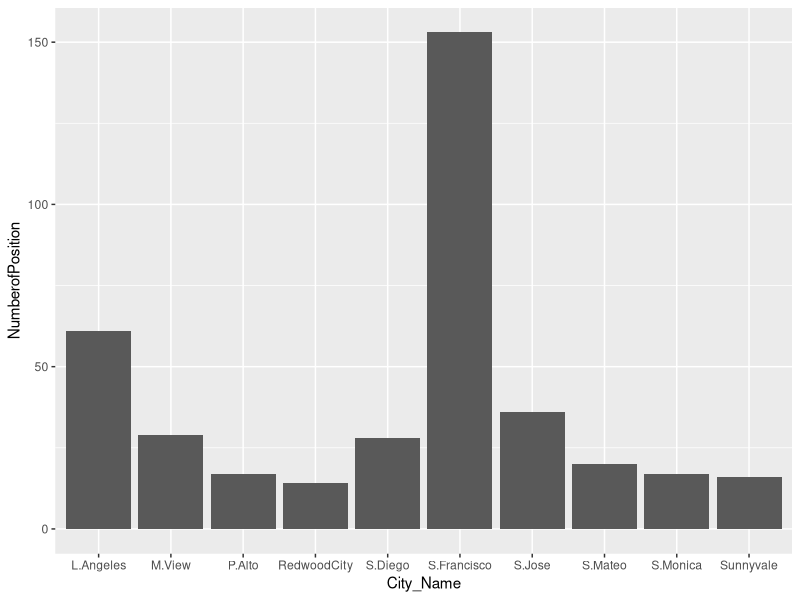
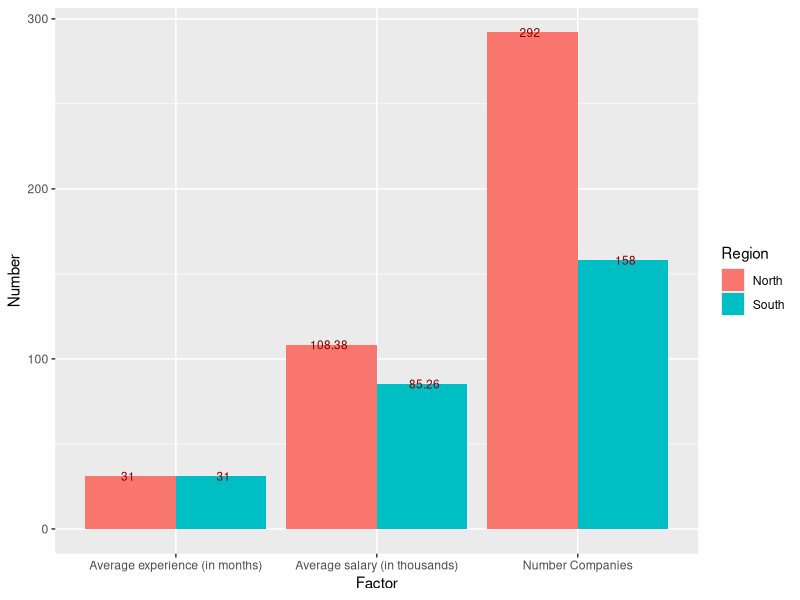
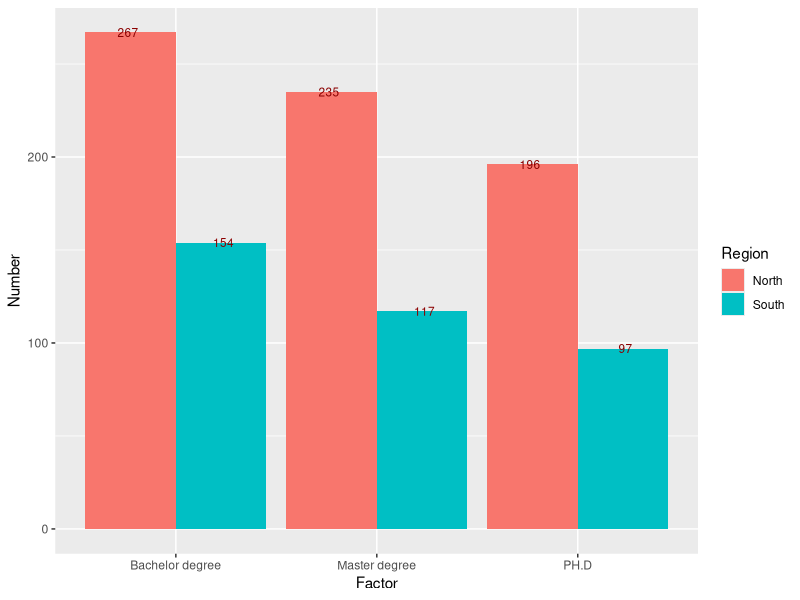
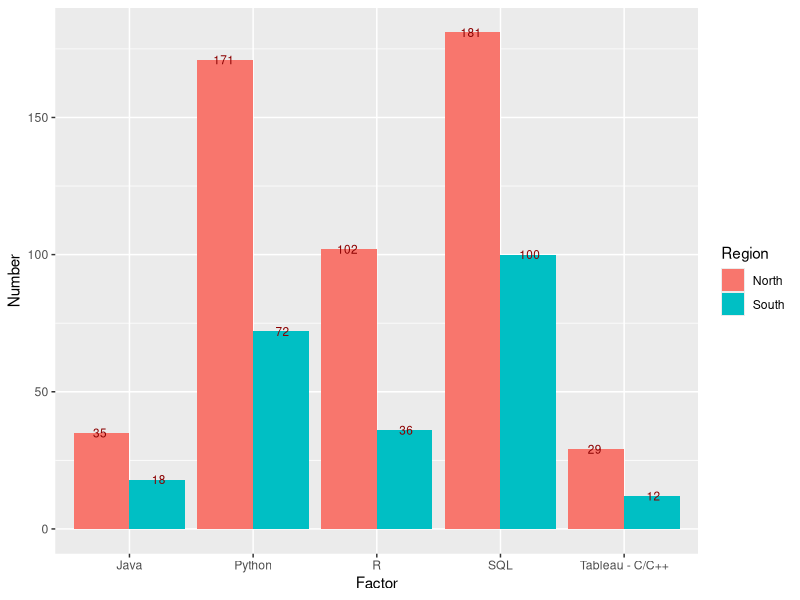
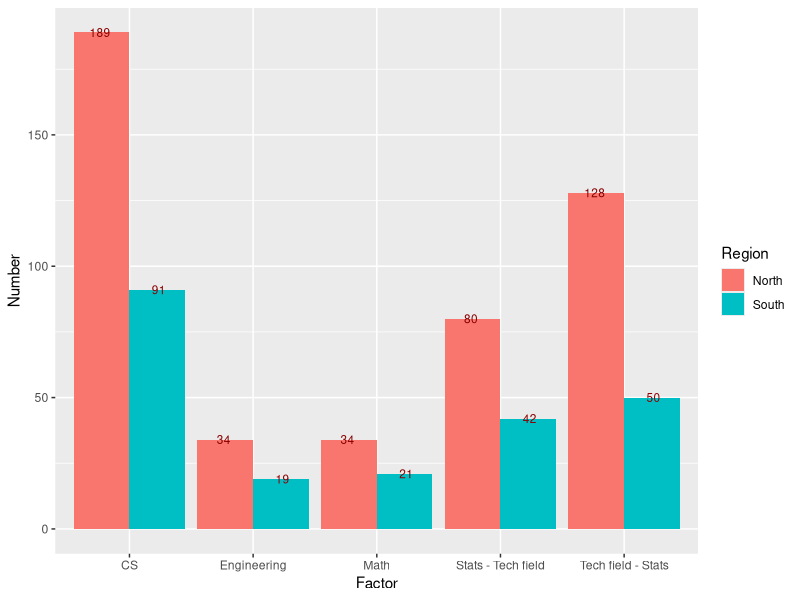
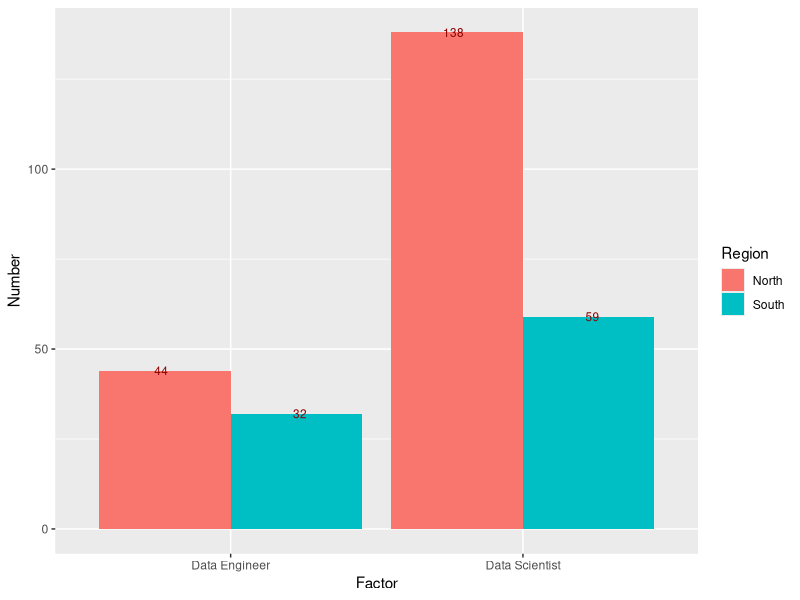
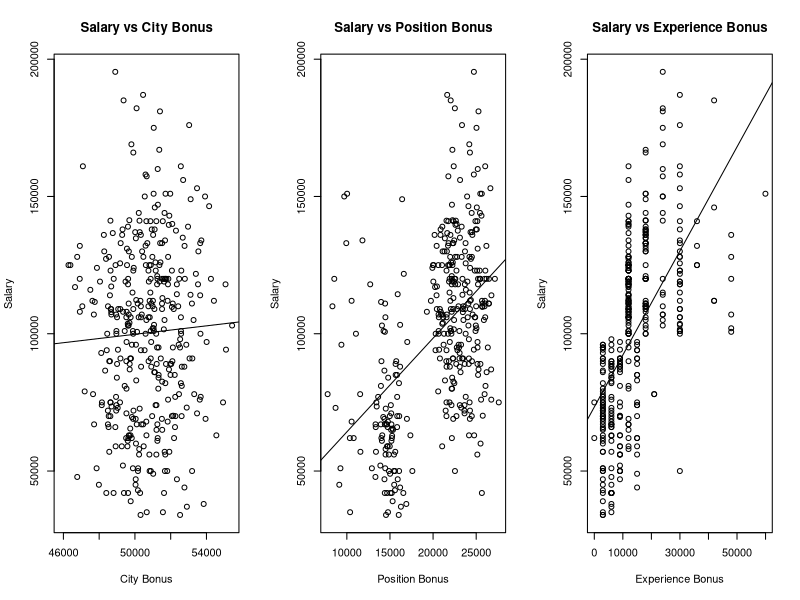
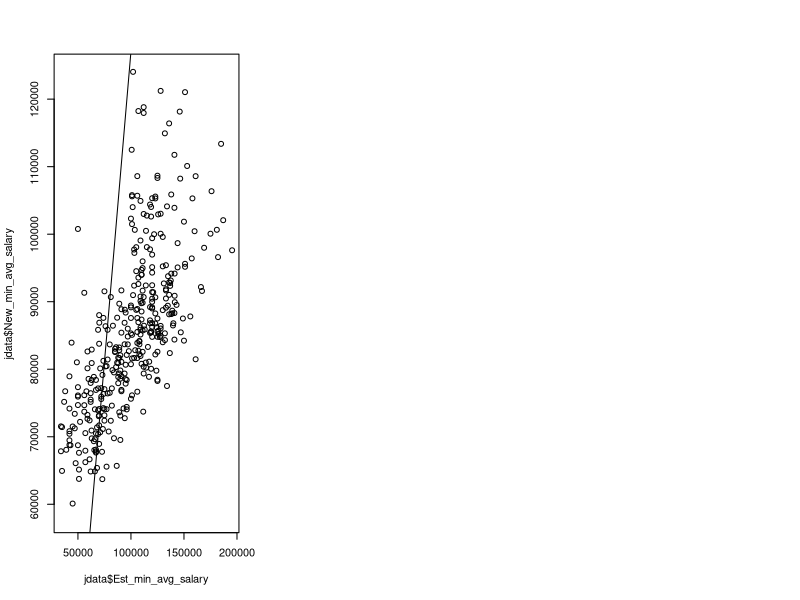

Reproduce these figures in R, in order.
## ---- chunk 1
pkg_list = c("ggplot2", "plyr", "stringr")
mia_pkgs = pkg_list[!(pkg_list %in% installed.packages()[,"Package"])]
if(length(mia_pkgs) > 0) install.packages(mia_pkgs)
loaded_pkgs = lapply(pkg_list, require, character.only=TRUE)
## ---- chunk 2
jdata = read.csv("datarelatedjobs.csv")
jdata$X = NULL
names(jdata)
summary(jdata)
str(jdata)
## ---- chunk 3
jdata$Preferred_mj1 = as.character(jdata$Preferred_mj1)
jdata$Preferred_mj2 = as.character(jdata$Preferred_mj2)

for(i in 1:length(jdata$Standing)){
  if(is.na(jdata$Standing[i])){
    jdata$Standing[i] = "All levels"
  }
} 
for(i in 1:length(jdata$Preferred_mj1)){
  if(is.na(jdata$Preferred_mj1[i])){
    jdata$Preferred_mj1[i] = "Data_related"
  }  
  if(is.na(jdata$Preferred_mj2[i])){
      jdata$Preferred_mj2[i] = "Data_related"
  }
} 
count(jdata$Preferred_mj2)[order(count(jdata$Preferred_mj2)$freq, decreasing = T),]
head(jdata,10)
## ---- chunk 4
ct_City = count(jdata$City)
topCity = ct_City[order(ct_City$freq, decreasing = T),]

tCitydf = data.frame(City_Name =  c("S.Francisco" , "L.Angeles" , "S.Jose" , "M.View" , "S.Diego", "S.Mateo" , "P.Alto", "S.Monica", "Sunnyvale" , "RedwoodCity"),
                     NumberofPosition = c(topCity$freq[1:10]))

city_plot = ggplot(data = tCitydf, aes(x = City_Name, y = NumberofPosition)) + 
    geom_bar(stat = "identity", position=position_dodge()) 
city_plot

## ---- chunk 5
North_sub = jdata[which(jdata$Region == "North CA"),]
head(North_sub,5)
South_sub = jdata[which(jdata$Region == "South CA"),]
head(South_sub,5)
## ---- chunk 6
n_companies_north = rep(0, length(count(North_sub$Company)$freq))
n_companies_south = rep(0, length(count(South_sub$Company)$freq))

for(i in 1:length(count(North_sub$Company)$freq)){
  if(count(North_sub$Company)$freq[i] == 1){
    n_companies_north[i] = count(North_sub$Company)$freq[i] 
  } else{
    n_companies_north[i] = 1
  }
}

for(i in 1:length(count(South_sub$Company)$freq)){
  if(count(South_sub$Company)$freq[i] == 1){
    n_companies_south[i] = count(South_sub$Company)$freq[i] 
  } else{
    n_companies_south[i] = 1
  }
}
sum(n_companies_north)
sum(n_companies_south)
## ---- chunk 7
avg_exp_N = round(mean(North_sub$Min_exp)*12,0)
avg_exp_S = round(mean(South_sub$Min_exp)*12,0)
avg_exp_N
avg_exp_S
## ---- chunk 8
#Use NA.omit to omit to take out NA values then use mean function to find average
Omit_yr_salary_N = na.omit(North_sub$Est_min_avg_salary)
Omit_yr_salary_S = na.omit(South_sub$Est_min_avg_salary)
North_Est_min_salary = round(mean(Omit_yr_salary_N)/1000,2)
South_Est_min_salary = round(mean(Omit_yr_salary_S)/1000,2)

North_Est_min_salary
South_Est_min_salary
## ---- chunk 9
firstdf = data.frame(
          Region = rep(c("North", "South"), each = 3),
          Factor = rep(c("Average experience (in months)", "Average salary (in thousands)","Number Companies")),
          Number = c(avg_exp_N, North_Est_min_salary, sum(n_companies_north),
                     avg_exp_S, South_Est_min_salary, sum(n_companies_south)))

plotfirst = ggplot(data = firstdf, aes(x = Factor, y = Number, fill = Region)) + 
    geom_bar(stat = "identity", position=position_dodge()) +  
    geom_text(aes(label = Number), position = position_dodge(0.95), vjust=0.5, color = "darkred", size = 3)

#jpeg('plotfirst.jpg')
#plot(plotfirst)
plotfirst

## ---- chunk 10
#Nearly same as counting number of companies:
#Create 3 vectors: n_bach, n_master, n_phd to store the values.
#For this one we need to use stringr.
#Ex: All levels -> n_bach = n_bach + 1, n_master = n_master + 1, n_phd = n_phd + 1
#BS/MS ->  n_bach = n_bach + 1, n_master = n_master + 1 (Use  stringr so that we can get only BS or only MS)
Standing_sub = jdata[which(jdata$Standing != "NA"),]
North_sub_st = Standing_sub[which(Standing_sub$Region == "North CA"),]
South_sub_st = Standing_sub[which(Standing_sub$Region == "South CA"),]
## ---- chunk 11
n_bach_S = length(str_subset(South_sub_st$Standing, pattern = "^B")) + count(South_sub_st$Standing)$freq[which(count(South_sub_st$Standing) == "All levels")]  
n_bach_S

n_master_S = length(str_subset(South_sub_st$Standing, pattern = "^MS")) + length(str_subset(South_sub_st$Standing, pattern = "MS$")) + count(South_sub_st$Standing)$freq[which(count(South_sub_st$Standing) == "All levels")] - length(str_subset(South_sub_st$Standing, pattern = "^MS$"))
n_master_S

n_PH.D_S = length(str_subset(South_sub_st$standing, pattern = "^PH.D")) + length(str_subset(South_sub_st$Standing, pattern = "PH.D$")) + count(South_sub_st$Standing)$freq[which(count(South_sub_st$Standing) == "All levels")]
n_PH.D_S
## ---- chunk 12
n_bach_N = length(str_subset(North_sub_st$Standing, pattern = "^B")) + count(North_sub_st$Standing)$freq[which(count(North_sub_st$Standing) == "All levels")]  
n_bach_N

n_master_N = length(str_subset(North_sub_st$Standing, pattern = "^MS")) + length(str_subset(North_sub_st$Standing, pattern = "MS$")) + count(North_sub_st$Standing)$freq[which(count(North_sub_st$Standing) == "All levels")] - length(str_subset(North_sub_st$Standing, pattern = "^MS$"))
n_master_N

n_PH.D_N = length(str_subset(North_sub_st$standing, pattern = "^PH.D")) + length(str_subset(North_sub_st$Standing, pattern = "PH.D$")) + count(North_sub_st$Standing)$freq[which(count(North_sub_st$Standing) == "All levels")]
n_PH.D_N
## ---- chunk 13
secondtdf = data.frame(
          Region = rep(c("North", "South"), each = 3),
          Factor = rep(c("Bachelor degree", "Master degree","PH.D")),
          Number = c(n_bach_N, n_master_N, n_PH.D_N,
                     n_bach_S, n_master_S, n_PH.D_S))

plotsecond = ggplot(data = secondtdf, aes(x = Factor, y = Number, fill = Region)) + 
    geom_bar(stat = "identity", position=position_dodge()) +  
    geom_text(aes(label = Number), position = position_dodge(0.95), vjust=0.5, color = "darkred", size = 3)

#jpeg('plotsecond.jpg')
#plot(plotsecond)
plotsecond
## ---- chunk 14
count_order = function(col1, col2, order, top){
  ct1 = count(col1)
  ct2 = count(col2)
  if(order == "decreasing"){
    ct1_inc = ct1[order(ct1$freq, decreasing = T),]
    ct2_inc = ct2[order(ct2$freq, decreasing = T),]
    
    cl = length(ct1_inc$freq) - length(ct2_inc$freq)

    if(cl < 0){
      fresult = data.frame(Lang1 = c(as.character(ct1_inc$x), rep(NA,abs(cl))),
                            Freq1 = c(ct1_inc$freq, rep(NA,abs(cl))),
                            Lang2 = as.character(ct2_inc$x),
                            Freq2 = ct2_inc$freq)                  

    } else{
      fresult = data.frame(Lang1 = as.character(ct1_inc$x),
                            Freq1 = ct1_inc$freq,
                            Lang2 = c(as.character(ct2_inc$x), rep(NA,cl)),
                            Freq2 = c(ct2_inc$freq,rep(NA,cl)))         
      }
  }
  else{
    ct1_dec = ct1[order(ct1$freq, decreasing = F),]
    ct2_dec = ct2[order(ct2$freq, decreasing = F),]
    
    cl = length(ct1_dec$freq) - length(ct2_dec$freq)

    if(cl < 0){
      fresult = data.frame(Lang1 = c(as.character(ct1_dec$x), rep(NA,abs(cl))),
                            Freq1 = c(ct1_dec$freq, rep(NA,abs(cl))),
                            Lang2 = as.character(ct2_dec$x),
                            Freq2 = ct2_dec$freq)                  
    } else{
      fresult = data.frame(Lang1 = as.character(ct1_dec$x),
                            Freq1 = ct1_dec$freq,
                            Lang2 = c(as.character(ct2_dec$x), rep(NA,cl)),
                            Freq2 = c(ct2_dec$freq,rep(NA,cl))) 
    }
  }
  for(i in 1:15){
    for(j in 1:15){
      if(fresult$Lang1[i] == fresult$Lang2[j]){
        fresult$Freq1[i] = fresult$Freq1[i] + fresult$Freq2[j]
      }
    }
  }
  if(order == "decreasing"){
    res = fresult[order(fresult$Freq1, decreasing = T),]
  } else {
    res = fresult[order(fresult$Freq1, decreasing = F),]
  }
  return(res[1:top,1:2])
}

## ---- chunk 15
sl = count_order(South_sub_st$Preferred_lang1, South_sub_st$Preferred_lang2,"decreasing", 5)
nl = count_order(North_sub_st$Preferred_lang1, North_sub_st$Preferred_lang2,"decreasing", 5)
sl
nl
thirddf = data.frame(
          Region = rep(c("North", "South"), each = 5),
          Factor = rep(c("SQL", "Python", "R", "Java", "Tableau - C/C++"),2),
          Number = c(nl$Freq1[1], nl$Freq1[2], nl$Freq1[3], nl$Freq1[4], nl$Freq1[5], 
                     sl$Freq1[1], sl$Freq1[2], sl$Freq1[3], sl$Freq1[4], sl$Freq1[5]))

plotthird = ggplot(data = thirddf, aes(x = Factor, y = Number, fill = Region)) + 
    geom_bar(stat = "identity", position=position_dodge()) +  
    geom_text(aes(label = Number), position = position_dodge(0.95), vjust=0.5, color = "darkred", size = 3)

#jpeg('plotsecond.jpg')
#plot(plotsecond)
plotthird
## ---- chunk 16
n_cpp_North = length(str_subset(North_sub_st$Preferred_lang1, pattern = "^C\\++$")) +length(str_subset(North_sub_st$Preferred_lang2, pattern = "C\\++$"))

n_cpp_South = length(str_subset(South_sub_st$Preferred_lang1, pattern = "^C\\++$")) +length(str_subset(South_sub_st$Preferred_lang2, pattern = "C\\++$"))

n_java_South = length(str_subset(South_sub_st$Preferred_lang1, pattern = "^Java$")) +length(str_subset(South_sub_st$Preferred_lang2, pattern = "^Java$"))

n_java_North = length(str_subset(North_sub_st$Preferred_lang1, pattern = "^Java$")) +length(str_subset(North_sub_st$Preferred_lang2, pattern = "^Java$"))

n_Python_North = length(str_subset(North_sub_st$Preferred_lang1, pattern = "^Python$"))+length(str_subset(North_sub_st$Preferred_lang2, pattern = "^Python$"))

n_Python_South = length(str_subset(South_sub_st$Preferred_lang1, pattern = "^Python$"))  +length(str_subset(South_sub_st$Preferred_lang2, pattern ="^Python$"))

n_R_North = length(str_subset(North_sub_st$Preferred_lang1, pattern = "^R$")) +length(str_subset(North_sub_st$Preferred_lang2, pattern = "R$"))

n_R_South = length(str_subset(South_sub_st$Preferred_lang1, pattern = "^R$"))  +length(str_subset(South_sub_st$Preferred_lang2, pattern = "R$"))
n_R_South
n_SQL_North = length(str_subset(North_sub_st$Preferred_lang1, pattern = "^SQL$")) +length(str_subset(North_sub_st$Preferred_lang1, pattern = "/SQL$")) +length(str_subset(North_sub_st$Preferred_lang2, pattern = "^SQL$"))

n_SQL_South = length(str_subset(South_sub_st$Preferred_lang1, pattern = "^SQL$"))+ length(str_subset(South_sub_st$Preferred_lang1, pattern = "/SQL$"))+ length(str_subset(South_sub_st$Preferred_lang2, pattern = "^SQL$"))


res = cbind(nl,sl)
handwaydf = data.frame(NLang1 = c("SQL", "Python", "R", "Java", "C/C++"),
                       NFreg1 = c(n_SQL_North, n_Python_North, n_R_North, n_java_North, n_cpp_North),
                       SLang1 = c("SQL", "Python", "R", "Java", "C/C++"),
                       NLang1 = c(n_SQL_South, n_Python_South, n_R_South, n_java_South, n_cpp_South))
res
handwaydf
## ---- chunk 17
smj = count_order(South_sub_st$Preferred_mj1, South_sub_st$Preferred_mj2,"decreasing", 5)
nmj = count_order(North_sub_st$Preferred_mj1, North_sub_st$Preferred_mj2,"decreasing", 5)
smj
nmj
forthdf = data.frame(
          Region = rep(c("North", "South"), each = 5),
          Factor = rep(c("CS", "Tech field - Stats", "Stats - Tech field", "Math", "Engineering"),2), 
          Number = c(nmj$Freq1[1], nmj$Freq1[2], nmj$Freq1[3], nmj$Freq1[4], nmj$Freq1[5], 
                     smj$Freq1[1], smj$Freq1[2], smj$Freq1[3], smj$Freq1[4], smj$Freq1[5]))

plotforth = ggplot(data = forthdf, aes(x = Factor, y = Number, fill = Region)) + 
    geom_bar(stat = "identity", position=position_dodge()) +  
    geom_text(aes(label = Number), position = position_dodge(0.95), vjust=0.5, color = "darkred", size = 3)

#jpeg('plotsecond.jpg')
#plot(plotsecond)
plotforth


## ---- chunk 18
top20 = count_order(jdata$Preferred_lang1, jdata$Preferred_lang2,"decreasing", 20)
top20
## ---- chunk 19
for (i in 1:length(jdata$Standing)){
  if(!is.na(str_extract(jdata$Standing[i], pattern = "^B")) || !is.na(str_extract(jdata$Standing[i], pattern = "^A"))){
    jdata$Difficulty[i] = "Easy"
  } else if (!is.na(str_extract(jdata$Standing[i], pattern = "^M"))){
    jdata$Difficulty[i] = "Medium"
  } else if (!is.na(str_extract(jdata$Standing[i], pattern = "^P"))){
    jdata$Difficulty[i] = "Hard"
  }
}
## ---- chunk 20
find_company = function(Difficulty, Exp, Region,Language){
  Argu_y = jdata$Company[which(jdata$Difficulty == Difficulty)]
  Argu_x = jdata$Company[which(jdata$Min_exp <= Exp)]
  Argu_z = jdata$Company[which(jdata$Region == Region)]
  Argu_u1 = jdata$Company[which(jdata$Preferred_lang1 == Language)]
  Argu_u2 = jdata$Company[which(jdata$Preferred_lang2 == Language)]
  
  return(union(intersect(intersect(Argu_x,Argu_y),intersect(Argu_z,Argu_u1)),intersect(intersect(Argu_x,Argu_y),intersect(Argu_z,Argu_u2))))

}

find_company("Medium", 5, "South CA","R")
## ---- chunk 21
n_find_company = function(Difficulty, Exp, Region,Language){
a = jdata$Company[which(jdata$Difficulty == Difficulty),]
b = jdata$Company[which(jdata$Min_exp <= Exp),]
c = jdata$Company[which(jdata$Region == Region),]
d1 = jdata$Company[which(jdata$Preferred_lang1 == Language),]
d2 = jdata$Company[which(jdata$Preferred_lang2 == Language),]

pre_r1 = a[which(a$Min_exp <= Exp)]
nex_r1 = pre_r1[which(pre_r1$Region == Region)]
r1     = nex_r1[which(nex_r1$Preferred_lang1 == Language)]

pre_r2 = a[which(a$Min_exp <= Exp)]
nex_r2 = pre_r2[which(pre_r2$Region == Region)]
r2     = nex_r2[which(nex_r2$Preferred_lang2 == Language)]

rbind(r1,r2)
}
find_company("Medium", 5, "South CA","R")
## ---- chunk 22
major = count(jdata$Position)
count(North_sub_st$Position)

n_eng_north = length(str_subset(North_sub_st$Position, pattern = "^Data Engineer"))+length(str_subset(North_sub_st$Position, pattern = "Data Engineer$")) - length(str_subset(North_sub_st$Position, pattern = "^Data Engineer$"))

n_eng_north

n_eng_south = length(str_subset(South_sub_st$Position, pattern = "^Data Engineer"))+length(str_subset(South_sub_st$Position, pattern = "Data Engineer$")) - length(str_subset(South_sub_st$Position, pattern = "^Data Engineer$"))

n_eng_south

n_sci_north =  length(str_subset(North_sub_st$Position, pattern = "^Data Scientist"))+length(str_subset(North_sub_st$Position, pattern = "Data Scientist$")) - length(str_subset(North_sub_st$Position, pattern = "^Data Scientist$"))

n_sci_north

n_sci_south = length(str_subset(South_sub_st$Position, pattern = "^Data Scientist"))+length(str_subset(South_sub_st$Position, pattern = "Data Scientist$")) - length(str_subset(South_sub_st$Position, pattern = "^Data Scientist$"))

n_sci_south
## ---- chunk 23
P_data_fr = data.frame(Region = c("North","South","North","South"),
  Number = c(n_eng_north,n_eng_south,n_sci_north,n_sci_south),
  Factor = rep(c("Data Engineer","Data Scientist"),each = 2)
)

Plot_1 = ggplot(data = P_data_fr, aes(x = Factor, y = Number, fill = Region)) + 
    geom_bar(stat = "identity", position=position_dodge()) +  
    geom_text(aes(label = Number), position = position_dodge(0.95), vjust=0.5, color = "darkred", size = 3)

#jpeg('plotsecond.jpg')
#plot(plotsecond)
Plot_1
## ---- chunk 24
for(i in 1:length(jdata$Min_exp)){
  if(jdata$Min_exp[i] == 1 & !is.na(jdata$Est_min_avg_salary[i])){
    if(jdata$Est_min_avg_salary[i] >= 150000){
      jdata$Min_exp[i] = 4
    }
    else if(jdata$Est_min_avg_salary[i] >= 130000 &
            jdata$Est_min_avg_salary[i] <  150000){
      jdata$Min_exp[i] = 3
    }
    else if (jdata$Est_min_avg_salary[i] >= 100000 &
             jdata$Est_min_avg_salary[i] <  130000){
      jdata$Min_exp[i] = 2
    }
    else{jdata$Min_exp[i] = 1}
  } 
}
## ---- chunk 25
set.seed(2018)
result = jdata$Est_min_avg_salary[which.min(jdata$Est_min_avg_salary)]
for (i in 1:length(jdata$City))
if(count(jdata$City)$freq[which(count(jdata$City)$x == (jdata$City[i]))] > mean(count(jdata$City)$freq)){ 
  jdata$Jobs_density[i] = "High"
  jdata$City_Bonus[i] = round(rnorm(1, mean = result * 1.5, sd = 1500),1) 
} else {
  jdata$Jobs_density[i] = "Low"
  jdata$City_Bonus[i] = round(rnorm(1, mean = result * 1.45, sd = 1500),1) 
}
## ---- chunk 26
set.seed(2018)
for (i in 1:length(jdata$Position)){
  if(str_detect(jdata$Position[i], pattern = "Engineer")){
    jdata$Posi_Bonus[i] = round(rnorm(1, mean = 25000, sd = 1000),1)
  }  else if (str_detect(jdata$Position[i], pattern = "Scientist")){
    jdata$Posi_Bonus[i] = round(rnorm(1, mean = 22000, sd = 1000),1)
  }  else if (str_detect(jdata$Position[i], pattern = "Analyst")){
    jdata$Posi_Bonus[i] = round(rnorm(1, mean = 15000, sd = 1000),1)
  } else {
    jdata$Posi_Bonus[i] = round(rnorm(1, mean = 10000, sd = 1000),1)
  }
}

## ---- chunk 27
calc_salary = na.omit(jdata$Est_min_avg_salary)
avg_salary = mean(calc_salary[which(calc_salary >= 100000)])
salaryvsyear = lm(Est_min_avg_salary ~ Min_exp, data = jdata)
summary(salaryvsyear)
#Since the p-value for this model is very small it looks like the Min_exp is significant.
exp_multiplier = summary(salaryvsyear)$coef[2,1]
## ---- chunk 28
set.seed(2018)
for (i in 1:length(jdata$Min_exp)){
  if(is.na(jdata$Est_min_avg_salary[i])){
    jdata$Exp_Bonus[i] = round(exp_multiplier * jdata$Min_exp[i] / mean(jdata$Min_exp) ,1) 
  }  else if(!is.na(jdata$Est_min_avg_salary[i]) & jdata$Est_min_avg_salary[i] >= 100000){
    jdata$Exp_Bonus[i] = round(exp_multiplier * jdata$Min_exp[i] ,1) 
  }  else {
    jdata$Exp_Bonus[i] = round(exp_multiplier * jdata$Min_exp[i] /2 ,1) 
  }
}
head(jdata,50)

## ---- chunk 29
par(mfrow = c(1,3))
model1 = lm(Est_min_avg_salary ~ City_Bonus, data = jdata)
plot(jdata$Est_min_avg_salary ~ jdata$City_Bonus, main = "Salary vs City Bonus", xlab = "City Bonus", ylab = "Salary")
abline(model1)

model2 = lm(Est_min_avg_salary ~ Posi_Bonus, data = jdata)
plot(jdata$Est_min_avg_salary ~ jdata$Posi_Bonus, main = "Salary vs Position Bonus", xlab = "Position Bonus", ylab = "Salary")
abline(model2)

model3 = lm(Est_min_avg_salary ~ Exp_Bonus, data = jdata)
plot(jdata$Est_min_avg_salary ~ jdata$Exp_Bonus, main = "Salary vs Experience Bonus", xlab = "Experience Bonus", ylab = "Salary")
abline(model3)
## ---- chunk 30
fit_model = lm(Est_min_avg_salary ~ Exp_Bonus + City_Bonus + Posi_Bonus, data = jdata)
summary(fit_model)
## ---- chunk 31
full_model = lm(Est_min_avg_salary ~ Min_exp + Exp_Bonus + City_Bonus + Posi_Bonus, data = jdata)
sele_model = step(full_model, direction = "backward", trace = 0)
sele_model

## ---- chunk 32
for(i in 1:length(jdata$Est_min_avg_salary)){
  jdata$New_min_avg_salary[i] = jdata$City_Bonus[i] + jdata$Posi_Bonus[i] + jdata$Exp_Bonus[i]
}

## ---- chunk 33
model_compare = lm(Est_min_avg_salary ~ New_min_avg_salary, data = jdata)
plot(jdata$Est_min_avg_salary, jdata$New_min_avg_salary)
abline(model_compare)
## ---- chunk 34
for(i in 1:length(jdata$Region)){
  if(jdata$Region[i] == "North CA"){
    jdata$Region_Logic[i] = 1
  } else { 
    jdata$Region_Logic[i] = 0
  }
}
head(jdata,50)

## ---- chunk 35
fit_glm = glm(Region_Logic ~ Est_min_avg_salary, data = jdata, family = binomial)
fit_lm  =  lm(Region_Logic ~ Est_min_avg_salary, data = jdata)

qplot(jdata$Est_min_avg_salary, jdata$Region_Logic) + stat_smooth()
## ---- chunk 36
reg_interaction = glm(Region_Logic ~ Est_min_avg_salary + City_Bonus + Posi_Bonus + Exp_Bonus + Est_min_avg_salary:City_Bonus, family = binomial, data = jdata)
summary(reg_interaction) 
